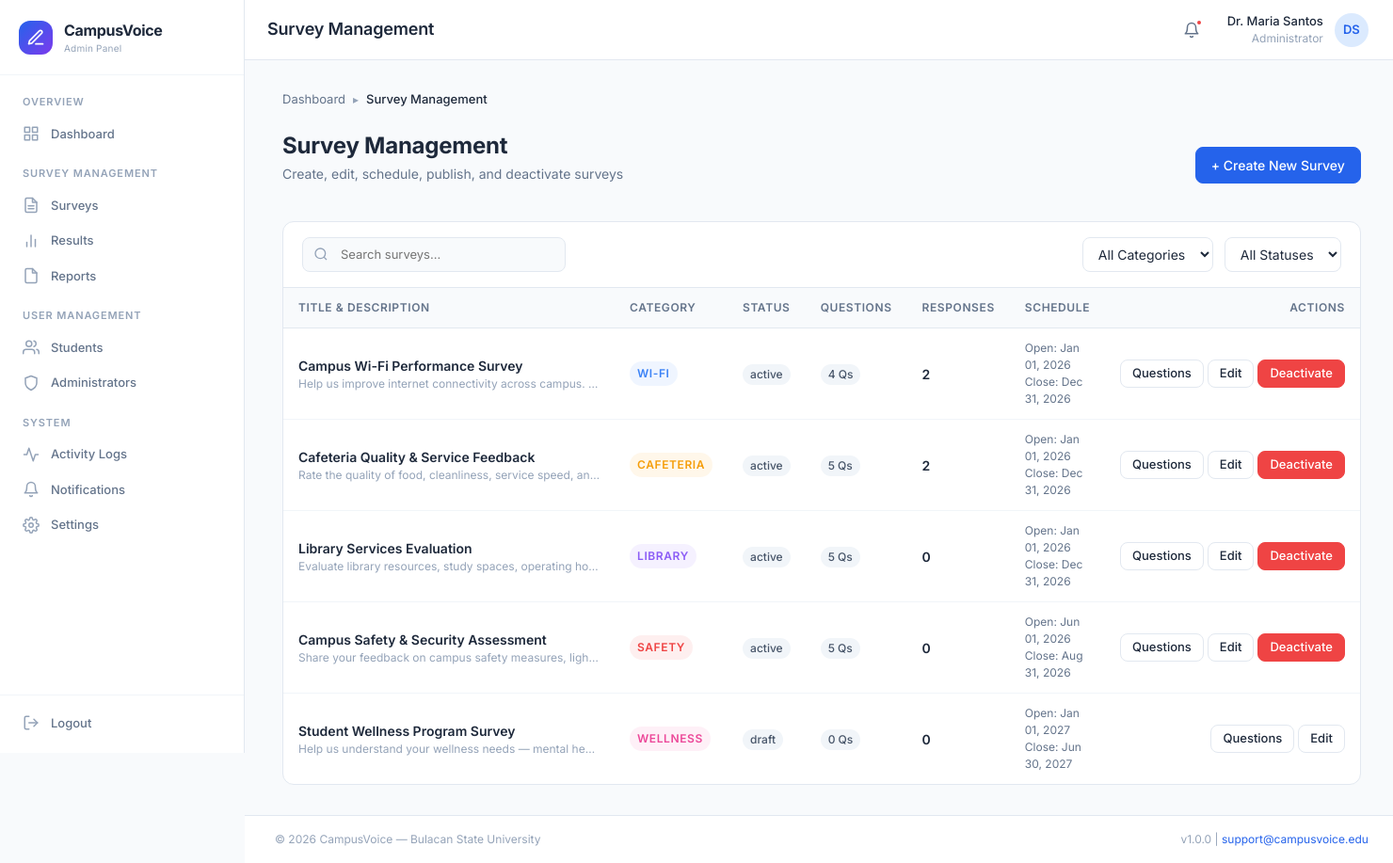
/admin/surveys/index.php (signed in), run on the app's committed database.
### tables this page shows
CREATE TABLE `surveys` (
    `survey_id` INT AUTO_INCREMENT PRIMARY KEY,
    `title` VARCHAR(255) NOT NULL,
    `description` TEXT DEFAULT NULL,
    `category` VARCHAR(100) NOT NULL DEFAULT 'General',
    `open_date` DATETIME DEFAULT NULL,
    `close_date` DATETIME DEFAULT NULL,
    `status` ENUM('draft', 'active', 'closed', 'archived') NOT NULL DEFAULT 'draft',
    `created_by` INT NOT NULL,
    `created_at` DATETIME NOT NULL DEFAULT CURRENT_TIMESTAMP,
    `updated_at` DATETIME DEFAULT NULL ON UPDATE CURRENT_TIMESTAMP,
    INDEX `idx_status` (`status`),
    INDEX `idx_created_by` (`created_by`),
    INDEX `idx_dates` (`open_date`, `close_date`),
    CONSTRAINT `fk_surveys_admin` FOREIGN KEY (`created_by`) REFERENCES `administrators`(`admin_id`) ON UPDATE CASCADE
);

### admin/surveys/index.php (the view, shortened to what this page needs)
<?php
require_once __DIR__ . '/../../utils/helpers.php';
$pdo = db();
$statusFilter = $_GET['status'] ?? '';
$categoryFilter = $_GET['category'] ?? '';
$search = trim($_GET['search'] ?? '');
$query = "
    SELECT s.*,
           a.full_name as creator_name,
           (SELECT COUNT(*) FROM survey_questions sq WHERE sq.survey_id = s.survey_id) as question_count,
           (SELECT COUNT(DISTINCT student_id) FROM responses r WHERE r.survey_id = s.survey_id) as response_count
    FROM surveys s
    LEFT JOIN administrators a ON s.created_by = a.admin_id
    WHERE 1=1
";
$params = [];
$query .= " ORDER BY s.created_at DESC";
$stmt = $pdo->prepare($query);
$stmt->execute($params);
$surveys = $stmt->fetchAll();
require_once __DIR__ . '/../../includes/header.php';
?>
<div class="breadcrumbs">
    <div class="breadcrumb-item"><a href="<?= BASE_URL ?>/admin/dashboard">Dashboard</a></div>
    <span class="breadcrumb-separator">▸</span>
    <div class="breadcrumb-item active">Survey Management</div>
</div>
<div class="content-header">
    <div>
        <h2 class="content-title">Survey Management</h2>
        <p class="content-subtitle">Create, edit, schedule, publish, and deactivate surveys</p>
    </div>
    <div class="content-actions">
        <a href="<?= BASE_URL ?>/admin/surveys/create" class="btn btn-primary">
            + Create New Survey
        </a>
    </div>
</div>
<div class="data-table-wrapper">
    <div class="data-table-header">
        <form method="GET" class="search-bar" style="min-width: 280px;">
            <div class="search-bar-icon">
            </div>
            <input type="text" name="search" placeholder="Search surveys..." value="<?= e($search) ?>" onchange="this.form.submit()">
        </form>
        <div style="display: flex; gap: var(--space-3);">
            <select name="category" class="form-select" style="width: auto;" onchange="window.location.href='<?= BASE_URL ?>/admin/surveys?status=<?= e($statusFilter) ?>&search=<?= e($search) ?>&category=' + this.value">
                <option value="">All Categories</option>
            </select>
            <select name="status" class="form-select" style="width: auto;" onchange="window.location.href='<?= BASE_URL ?>/admin/surveys?category=<?= e($categoryFilter) ?>&search=<?= e($search) ?>&status=' + this.value">
                <option value="">All Statuses</option>
            </select>
        </div>
    </div>
    <div class="data-table-responsive">
        <table class="data-table">
            <thead>
                <tr>
                    <th>Title & Description</th>
                    <th>Category</th>
                    <th>Status</th>
                    <th>Questions</th>
                    <th>Responses</th>
                    <th>Schedule</th>
                    <th style="text-align: right;">Actions</th>
                </tr>
            </thead>
            <tbody>
                <?php if (empty($surveys)): ?>
                    <tr>
                        <td colspan="7" style="text-align: center; padding: var(--space-8);">
                            <div class="empty-state" style="padding: 0;">
                                <div class="empty-state-title">No surveys found</div>
                                <p class="empty-state-description">Try adjusting your search or filters.</p>
                            </div>
                        </td>
                    </tr>
                <?php else: ?>
                    <?php foreach ($surveys as $s): ?>
                    <tr>
                        <td>
                            <div class="font-semibold"><?= e($s['title']) ?></div>
                            <div style="font-size: var(--font-size-xs); color: var(--color-text-tertiary); max-width: 320px;" class="truncate">
                                <?= e($s['description']) ?>
                            </div>
                        </td>
                        <td><?= getCategoryBadge($s['category']) ?></td>
                        <td><?= getStatusBadge($s['status']) ?></td>
                        <td><span class="badge badge-gray"><?= $s['question_count'] ?> Qs</span></td>
                        <td><span class="font-semibold"><?= $s['response_count'] ?></span></td>
                        <td style="font-size: var(--font-size-xs); color: var(--color-text-secondary);">
                            <div>Open: <?= formatDate($s['open_date']) ?></div>
                            <div>Close: <?= formatDate($s['close_date']) ?></div>
                        </td>
                        <td style="text-align: right;">
                            <div style="display: inline-flex; gap: var(--space-1);">
                                <a href="<?= BASE_URL ?>/admin/surveys/<?= $s['survey_id'] ?>/questions" class="btn btn-secondary btn-sm" data-tooltip="Manage Questions">
                                    Questions
                                </a>
                                <a href="<?= BASE_URL ?>/admin/surveys/<?= $s['survey_id'] ?>/edit" class="btn btn-secondary btn-sm" data-tooltip="Edit Details">
                                    Edit
                                </a>
                                <?php if ($s['status'] === 'active'): ?>
                                <button class="btn btn-danger btn-sm" onclick="confirmDeactivate(<?= $s['survey_id'] ?>, '<?= e(addslashes($s['title'])) ?>')">
                                    Deactivate
                                </button>
                                <?php endif; ?>
                            </div>
                        </td>
                    </tr>
                    <?php endforeach; ?>
                <?php endif; ?>
            </tbody>
        </table>
    </div>
</div>
<?php require_once __DIR__ . '/../../includes/footer.php'; ?>

### utils/helpers.php (shortened to what this page needs)
<?php
function e($string) {
    return htmlspecialchars($string ?? '', ENT_QUOTES, 'UTF-8');
}
function formatDate($date, $format = 'M d, Y') {
    return date($format, strtotime($date));
}
function getStatusBadge($status) {
    $badges = [
        'draft'    => '<span class="badge badge-warning"><span class="badge-dot draft"></span> Draft</span>',
        'active'   => '<span class="badge badge-success"><span class="badge-dot active"></span> Active</span>',
        'closed'   => '<span class="badge badge-error"><span class="badge-dot closed"></span> Closed</span>',
        'archived' => '<span class="badge badge-gray"><span class="badge-dot inactive"></span> Archived</span>',
        'inactive' => '<span class="badge badge-gray"><span class="badge-dot inactive"></span> Inactive</span>',
    ];
    return $badges[$status] ?? '<span class="badge badge-gray">' . e($status) . '</span>';
}
function getCategoryInfo($category) {
    $categories = SURVEY_CATEGORIES;
    return $categories[$category] ?? $categories['General'];
}
function getCategoryBadge($category) {
    $info = getCategoryInfo($category);
    return '<span class="survey-card-category" style="background: ' . $info['color'] . '15; color: ' . $info['color'] . ';">' . e($category) . '</span>';
}

### assets/css/variables.css (style rules this page uses)
:root { --color-primary: #2563EB; --color-primary-hover: #1D4ED8; --color-primary-active: #1E40AF; --color-primary-light: #DBEAFE; --color-primary-lighter: #EFF6FF; --color-primary-50: #EFF6FF; --color-primary-100: #DBEAFE; --color-primary-500: #3B82F6; --color-primary-600: #2563EB; --color-primary-700: #1D4ED8; --color-primary-800: #1E40AF; --color-secondary: #059669; --color-secondary-hover: #047857; --color-secondary-light: #D1FAE5; --color-secondary-lighter: #ECFDF5; --color-accent: #7C3AED; --color-accent-hover: #6D28D9; --color-accent-light: #EDE9FE; --color-accent-lighter: #F5F3FF; --color-gray-50: #F8FAFC; --color-gray-100: #F1F5F9; --color-gray-200: #E2E8F0; --color-gray-300: #CBD5E1; --color-gray-400: #94A3B8; --color-gray-500: #64748B; --color-gray-600: #475569; --color-gray-700: #334155; --color-gray-800: #1E293B; --color-gray-900: #0F172A; --color-success: #10B981; --color-success-light: #D1FAE5; --color-success-dark: #059669; --color-warning: #F59E0B; --color-warning-light: #FEF3C7; --color-warning-dark: #D97706; --color-error: #EF4444; --color-error-light: #FEE2E2; --color-error-dark: #DC2626; --color-info: #3B82F6; --color-info-light: #DBEAFE; --color-bg: #F8FAFC; --color-bg-alt: #F1F5F9; --color-surface: #FFFFFF; --color-surface-hover: #F8FAFC; --color-surface-elevated: #FFFFFF; --color-text: #1E293B; --color-text-secondary: #64748B; --color-text-tertiary: #94A3B8; --color-text-inverse: #FFFFFF; --color-text-link: #2563EB; --color-border: #E2E8F0; --color-border-hover: #CBD5E1; --color-border-focus: #2563EB; --color-divider: #F1F5F9; --font-family: 'Inter', -apple-system, BlinkMacSystemFont, 'Segoe UI', Roboto, sans-serif; --font-mono: 'JetBrains Mono', 'Fira Code', 'Consolas', monospace; --font-size-xs: 0.75rem; --font-size-sm: 0.8125rem; --font-size-base: 0.875rem; --font-size-md: 1rem; --font-size-lg: 1.125rem; --font-size-xl: 1.25rem; --font-size-2xl: 1.5rem; --font-size-3xl: 1.875rem; --font-size-4xl: 2.25rem; --font-weight-normal: 400; --font-weight-medium: 500; --font-weight-semibold: 600; --font-weight-bold: 700; --line-height-tight: 1.25; --line-height-normal: 1.5; --line-height-relaxed: 1.75; --space-0: 0; --space-1: 0.25rem; --space-2: 0.5rem; --space-3: 0.75rem; --space-4: 1rem; --space-5: 1.25rem; --space-6: 1.5rem; --space-8: 2rem; --space-10: 2.5rem; --space-12: 3rem; --space-16: 4rem; --space-20: 5rem; --radius-sm: 4px; --radius-md: 8px; --radius-lg: 12px; --radius-xl: 16px; --radius-2xl: 20px; --radius-full: 9999px; --shadow-xs: 0 1px 2px rgba(0, 0, 0, 0.04); --shadow-sm: 0 1px 3px rgba(0, 0, 0, 0.06), 0 1px 2px rgba(0, 0, 0, 0.04); --shadow-md: 0 4px 6px -1px rgba(0, 0, 0, 0.07), 0 2px 4px -2px rgba(0, 0, 0, 0.05); --shadow-lg: 0 10px 15px -3px rgba(0, 0, 0, 0.08), 0 4px 6px -4px rgba(0, 0, 0, 0.04); --shadow-xl: 0 20px 25px -5px rgba(0, 0, 0, 0.08), 0 8px 10px -6px rgba(0, 0, 0, 0.04); --shadow-inner: inset 0 2px 4px rgba(0, 0, 0, 0.05); --shadow-focus: 0 0 0 3px rgba(37, 99, 235, 0.15); --transition-fast: 150ms ease; --transition-base: 200ms ease; --transition-slow: 300ms ease; --transition-spring: 200ms cubic-bezier(0.34, 1.56, 0.64, 1); --z-dropdown: 100; --z-sticky: 200; --z-overlay: 300; --z-modal: 400; --z-toast: 500; --z-tooltip: 600; --sidebar-width: 260px; --sidebar-collapsed-width: 72px; --header-height: 64px; --content-max-width: 1280px; }

### assets/css/layout.css (style rules this page uses)
.content-header { display: flex; align-items: center; justify-content: space-between; margin-bottom: var(--space-6); flex-wrap: wrap; gap: var(--space-4); }
.content-title { font-size: var(--font-size-2xl); font-weight: var(--font-weight-bold); color: var(--color-text); }
.content-subtitle { font-size: var(--font-size-base); color: var(--color-text-secondary); margin-top: var(--space-1); }
.content-actions { display: flex; align-items: center; gap: var(--space-3); }

### data on the page
surveys: title "Campus Wi-Fi Performance Survey", description "Help us improve internet connectivity across campus.…", category "WI-FI", status "active", question_count "4", response_count "2", open_date "Jan 01, 2026", close_date "Dec 31, 2026"
surveys: title "Cafeteria Quality & Service Feedback", description "Rate the quality of food, cleanliness, service speed, a…", category "CAFETERIA", status "active", question_count "5", response_count "2", open_date "Jan 01, 2026", close_date "Dec 31, 2026"
surveys: title "Library Services Evaluation", description "Evaluate library resources, study spaces, operating ho…", category "LIBRARY", status "active", question_count "5", response_count "0", open_date "Jan 01, 2026", close_date "Dec 31, 2026"
surveys: title "Campus Safety & Security Assessment", description "Share your feedback on campus safety measures, ligh…", category "SAFETY", status "active", question_count "5", response_count "0", open_date "Jun 01, 2026", close_date "Aug 31, 2026"
surveys: title "Student Wellness Program Survey", description "Help us understand your wellness needs — mental he…", category "WELLNESS", status "draft", question_count "0", response_count "0", open_date "Jan 01, 2027", close_date "Jun 30, 2027"

### other printed values
APP_NAME "CampusVoice"
$pageTitle "Survey Management"
$userName "Dr. Maria Santos"
$userInitials "DS"
APP_SCHOOL "Bulacan State University"
APP_VERSION "1.0.0"
APP_SUPPORT_EMAIL "support@campusvoice.edu"
